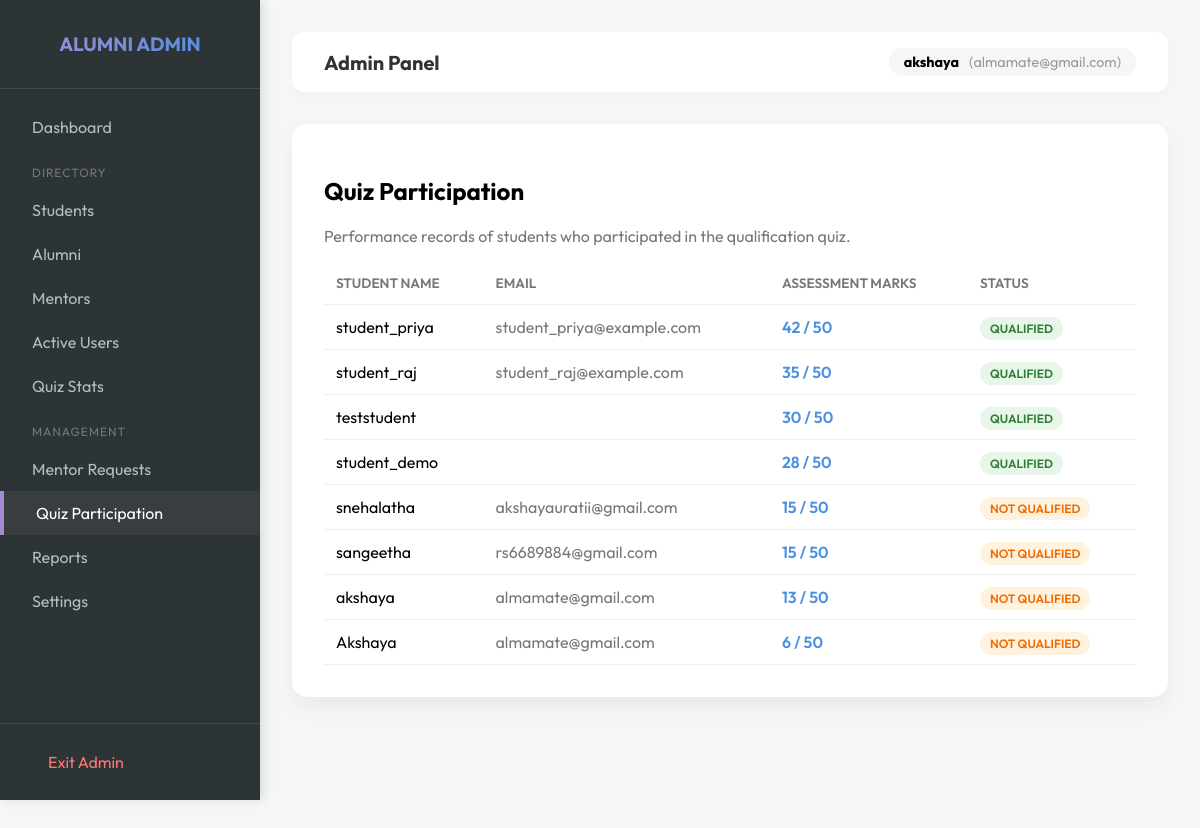
Page /admin-portal/quiz/ (signed in) on the committed database.
### network/models.py (models this page shows, shortened)
class Profile(models.Model):
    USER_TYPE_CHOICES = (
        ('student', 'Student'),
        ('alumni', 'Alumni'),
        ('mentor', 'Mentor'),
        ('admin', 'Admin'),
    )
    user = models.OneToOneField(User, on_delete=models.CASCADE)
    user_type = models.CharField(max_length=10, choices=USER_TYPE_CHOICES, default='student')
    assessment_marks = models.IntegerField(default=0)
    bio = models.TextField(blank=True)
    skills = models.TextField(blank=True, help_text="Comma-separated skills")
    profile_picture = models.ImageField(upload_to='profile_pics', blank=True, null=True)
    government_internships = models.TextField(blank=True, help_text="Details of government internships")
    private_internships_jobs = models.TextField(blank=True, help_text="Details of private internships and jobs")

### network/views.py (the view)
# urls.py: path('admin-portal/quiz/', views.admin_quiz_participation, name='admin_quiz_participation'),
@admin_required
def admin_quiz_participation(request):
    from network.models import Profile
    participants = Profile.objects.filter(assessment_marks__gt=0).order_by('-assessment_marks')
    return render(request, 'admin/quiz_participation.html', {'participants': participants})

### templates/admin/quiz_participation.html
{% extends 'admin/admin_base.html' %}
{% block admin_content %}
<div class="card">
    <h2>Quiz Participation</h2>
    <p style="color: #777;">Performance records of students who participated in the qualification quiz.</p>
    <table>
        <thead>
            <tr>
                <th>Student Name</th>
                <th>Email</th>
                <th>Assessment Marks</th>
                <th>Status</th>
            </tr>
        </thead>
        <tbody>
            {% for profile in participants %}
            <tr>
                <td>{{ profile.user.get_full_name|default:profile.user.username }}</td>
                <td style="color: #777;">{{ profile.user.email }}</td>
                <td style="font-weight: 600; color: var(--primary);">{{ profile.assessment_marks }} / 50</td>
                <td>
                    {% if profile.assessment_marks >= 25 %}
                    <span class="badge" style="background: #e8f5e9; color: #2e7d32;">QUALIFIED</span>
                    {% else %}
                    <span class="badge" style="background: #fff3e0; color: #ef6c00;">NOT QUALIFIED</span>
                    {% endif %}
                </td>
            </tr>
            {% endfor %}
        </tbody>
    </table>
</div>
{% endblock %}

### templates/admin/admin_base.html (shortened to what this page needs)
<!DOCTYPE html>
<html lang="en">
<head>
    <link rel="stylesheet" href="https://cdnjs.cloudflare.com/ajax/libs/font-awesome/6.4.0/css/all.min.css">
</head>
<body>
    <div class="sidebar">
        <div class="sidebar-header">
            <h2
                style="margin: 0; font-size: 1.2rem; background: linear-gradient(135deg, #a18cd1, #4a90e2); -webkit-background-clip: text; -webkit-text-fill-color: transparent;">
                ALUMNI ADMIN</h2>
        </div>
        <div class="sidebar-menu">
            <a href="{% url 'admin_dashboard' %}"
                class="menu-item {% if request.resolver_match.url_name == 'admin_dashboard' %}active{% endif %}">
                <span>Dashboard</span>
            </a>
            <div
                style="margin-top: 1rem; margin-bottom: 0.5rem; padding-left: 2rem; font-size: 0.75rem; color: #777; text-transform: uppercase; letter-spacing: 1px;">
                Directory
            </div>
            <a href="{% url 'admin_students_list' %}"
                class="menu-item {% if request.resolver_match.url_name == 'admin_students_list' %}active{% endif %}">
                <span>Students</span>
            </a>
            <a href="{% url 'admin_alumni_list' %}"
                class="menu-item {% if request.resolver_match.url_name == 'admin_alumni_list' %}active{% endif %}">
                <span>Alumni</span>
            </a>
            <a href="{% url 'admin_mentors_list' %}"
                class="menu-item {% if request.resolver_match.url_name == 'admin_mentors_list' %}active{% endif %}">
                <span>Mentors</span>
            </a>
            <a href="{% url 'admin_active_users_list' %}"
                class="menu-item {% if request.resolver_match.url_name == 'admin_active_users_list' %}active{% endif %}">
                <span>Active Users</span>
            </a>
            <a href="{% url 'admin_quiz_stats' %}"
                class="menu-item {% if request.resolver_match.url_name == 'admin_quiz_stats' %}active{% endif %}">
                <span>Quiz Stats</span>
            </a>
            <div
                style="margin-top: 1rem; margin-bottom: 0.5rem; padding-left: 2rem; font-size: 0.75rem; color: #777; text-transform: uppercase; letter-spacing: 1px;">
                Management
            </div>
            <a href="{% url 'admin_mentor_requests' %}"
                class="menu-item {% if request.resolver_match.url_name == 'admin_mentor_requests' %}active{% endif %}">
                <span>Mentor Requests</span>
            </a>
            <a href="{% url 'admin_quiz_participation' %}"
                class="menu-item {% if request.resolver_match.url_name == 'admin_quiz_participation' %}active{% endif %}">
                <span>Quiz Participation</span>
            </a>
            <a href="{% url 'admin_reports' %}"
                class="menu-item {% if request.resolver_match.url_name == 'admin_reports' %}active{% endif %}">
                <span>Reports</span>
            </a>
            <a href="{% url 'admin_settings' %}"
                class="menu-item {% if request.resolver_match.url_name == 'admin_settings' %}active{% endif %}">
                <span>Settings</span>
            </a>
        </div>
        <div style="padding: 1rem; border-top: 1px solid rgba(255,255,255,0.1);">
            <a href="{% url 'dashboard' %}" class="menu-item" style="color: #ff7675;">
                <span>Exit Admin</span>
            </a>
        </div>
    </div>
    <div class="main-content">
        <div class="top-nav">
            <h1 style="font-size: 1.25rem; margin: 0; color: var(--dark);">Admin Panel</h1>
            <div class="user-pill">
                <strong>{% if user.get_full_name %}{{ user.get_full_name }}{% else %}{{ user.username }}{% endif %}</strong>
                <span style="color: #999;">({{ user.email }})</span>
            </div>
        </div>
        {% block admin_content %}
        {% endblock %}
    </div>
</body>
</html>

### templates/admin/admin_base.html (style rules this page uses)
:root { --primary: #4a90e2; --secondary: #a18cd1; --dark: #2d3436; --light: #f4f7f6; --sidebar-width: 260px; }
body { font-family: 'Outfit', sans-serif; margin: 0; background-color: var(--light); display: flex; }
.sidebar { width: var(--sidebar-width); height: 100vh; background: var(--dark); color: white; position: fixed; left: 0; top: 0; display: flex; flex-direction: column; box-shadow: 4px 0 10px rgba(0, 0, 0, 0.1); }
.sidebar-header { padding: 2rem; text-align: center; border-bottom: 1px solid rgba(255, 255, 255, 0.1); }
.sidebar-menu { flex: 1; padding: 1rem 0; }
.menu-item { padding: 12px 2rem; display: flex; align-items: center; color: #b2bec3; text-decoration: none; transition: 0.3s; font-weight: 400; }
.menu-item:hover, .menu-item.active { background: rgba(255, 255, 255, 0.05); color: white; border-left: 4px solid var(--secondary); }
.main-content { margin-left: var(--sidebar-width); flex: 1; padding: 2rem; min-height: 100vh; }
.top-nav { display: flex; justify-content: space-between; align-items: center; margin-bottom: 2rem; background: white; padding: 1rem 2rem; border-radius: 12px; box-shadow: 0 4px 6px rgba(0, 0, 0, 0.02); }
.user-pill { display: flex; align-items: center; gap: 10px; background: var(--light); padding: 5px 15px; border-radius: 30px; font-size: 0.9rem; }
.card { background: white; padding: 2rem; border-radius: 15px; box-shadow: 0 10px 20px rgba(0, 0, 0, 0.05); margin-bottom: 2rem; }
table { width: 100%; border-collapse: collapse; margin-top: 1rem; }
th, td { text-align: left; padding: 12px; border-bottom: 1px solid #eee; }
th { color: #777; font-weight: 600; font-size: 0.85rem; text-transform: uppercase; }
.badge { padding: 4px 10px; border-radius: 20px; font-size: 0.75rem; font-weight: 600; }

### rows in the picture
Profile: user.get_full_name "student_priya", user.email "student_priya@example.com", assessment_marks "42", shows "QUALIFIED"
Profile: user.get_full_name "student_raj", user.email "student_raj@example.com", assessment_marks "35", shows "QUALIFIED"
Profile: user.get_full_name "teststudent", assessment_marks "30", shows "QUALIFIED"
Profile: user.get_full_name "student_demo", assessment_marks "28", shows "QUALIFIED"
Profile: user.get_full_name "snehalatha", user.email "akshayauratii@gmail.com", assessment_marks "15", shows "NOT QUALIFIED"
Profile: user.get_full_name "sangeetha", user.email "rs6689884@gmail.com", assessment_marks "15", shows "NOT QUALIFIED"
Profile: user.get_full_name "akshaya", user.email "almamate@gmail.com", assessment_marks "13", shows "NOT QUALIFIED"
Profile: user.get_full_name "Akshaya", user.email "almamate@gmail.com", assessment_marks "6", shows "NOT QUALIFIED"

### other values in the picture
{{ user.username }} "akshaya"
{{ user.email }} "almamate@gmail.com"
